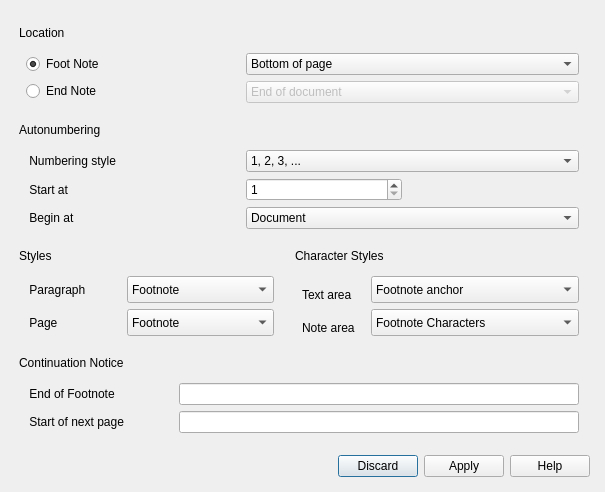
<?xml version="1.0" encoding="UTF-8"?>
<ui version="4.0">
 <class>NotesConfigurationDialog</class>
 <widget class="QDialog" name="NotesConfigurationDialog">
  <property name="geometry">
   <rect>
    <x>0</x>
    <y>0</y>
    <width>605</width>
    <height>492</height>
   </rect>
  </property>
  <property name="minimumSize">
   <size>
    <width>605</width>
    <height>492</height>
   </size>
  </property>
  <property name="font">
   <font>
    <pointsize>9</pointsize>
   </font>
  </property>
  <property name="windowTitle">
   <string>Footnotes/Endnotes Settings</string>
  </property>
  <property name="sizeGripEnabled">
   <bool>false</bool>
  </property>
  <property name="modal">
   <bool>false</bool>
  </property>
  <layout class="QHBoxLayout" name="horizontalLayout_6">
   <property name="sizeConstraint">
    <enum>QLayout::SetMinimumSize</enum>
   </property>
   <item>
    <layout class="QVBoxLayout" name="verticalLayout_3">
     <property name="sizeConstraint">
      <enum>QLayout::SetDefaultConstraint</enum>
     </property>
     <property name="leftMargin">
      <number>4</number>
     </property>
     <property name="topMargin">
      <number>12</number>
     </property>
     <property name="rightMargin">
      <number>4</number>
     </property>
     <property name="bottomMargin">
      <number>4</number>
     </property>
     <item>
      <widget class="QDockWidget" name="dockWidget">
       <property name="features">
        <set>QDockWidget::DockWidgetMovable</set>
       </property>
       <property name="windowTitle">
        <string>Location</string>
       </property>
       <widget class="QWidget" name="dockWidgetContents_2">
        <layout class="QHBoxLayout" name="horizontalLayout_8">
         <item>
          <layout class="QVBoxLayout" name="verticalLayout_5">
           <item>
            <widget class="QRadioButton" name="footnote">
             <property name="text">
              <string>Foot Note</string>
             </property>
             <property name="checked">
              <bool>true</bool>
             </property>
            </widget>
           </item>
           <item>
            <widget class="QRadioButton" name="endnote">
             <property name="text">
              <string>End Note</string>
             </property>
            </widget>
           </item>
          </layout>
         </item>
         <item>
          <layout class="QVBoxLayout" name="verticalLayout_4">
           <item>
            <widget class="QComboBox" name="location_footnote">
             <property name="sizePolicy">
              <sizepolicy hsizetype="Minimum" vsizetype="Fixed">
               <horstretch>0</horstretch>
               <verstretch>0</verstretch>
              </sizepolicy>
             </property>
             <property name="minimumSize">
              <size>
               <width>333</width>
               <height>0</height>
              </size>
             </property>
             <item>
              <property name="text">
               <string>Bottom of page</string>
              </property>
             </item>
             <item>
              <property name="text">
               <string>Below text</string>
              </property>
             </item>
            </widget>
           </item>
           <item>
            <widget class="QComboBox" name="location_endnote">
             <property name="enabled">
              <bool>false</bool>
             </property>
             <item>
              <property name="text">
               <string>End of document</string>
              </property>
             </item>
             <item>
              <property name="text">
               <string>End of section</string>
              </property>
             </item>
            </widget>
           </item>
          </layout>
         </item>
        </layout>
        <zorder></zorder>
        <zorder></zorder>
       </widget>
      </widget>
     </item>
     <item>
      <widget class="QDockWidget" name="dockWidget_2">
       <property name="features">
        <set>QDockWidget::DockWidgetMovable</set>
       </property>
       <property name="windowTitle">
        <string>Autonumbering</string>
       </property>
       <widget class="QWidget" name="dockWidgetContents_3">
        <layout class="QHBoxLayout" name="horizontalLayout_2">
         <item>
          <layout class="QVBoxLayout" name="verticalLayout_6">
           <item>
            <widget class="QLabel" name="numStyle">
             <property name="text">
              <string> Numbering style</string>
             </property>
            </widget>
           </item>
           <item>
            <widget class="QLabel" name="startAt">
             <property name="text">
              <string> Start at </string>
             </property>
            </widget>
           </item>
           <item>
            <widget class="QLabel" name="beginAt">
             <property name="text">
              <string> Begin at </string>
             </property>
            </widget>
           </item>
          </layout>
         </item>
         <item>
          <layout class="QVBoxLayout" name="verticalLayout_7">
           <item>
            <widget class="QComboBox" name="numStyleCombo">
             <property name="sizePolicy">
              <sizepolicy hsizetype="Minimum" vsizetype="Fixed">
               <horstretch>0</horstretch>
               <verstretch>0</verstretch>
              </sizepolicy>
             </property>
             <property name="minimumSize">
              <size>
               <width>333</width>
               <height>0</height>
              </size>
             </property>
             <item>
              <property name="text">
               <string>1, 2, 3, ...</string>
              </property>
             </item>
             <item>
              <property name="text">
               <string>a, b, c, ...</string>
              </property>
             </item>
             <item>
              <property name="text">
               <string>A, B, C, ...</string>
              </property>
             </item>
             <item>
              <property name="text">
               <string>i, ii, iii, ...</string>
              </property>
             </item>
             <item>
              <property name="text">
               <string>I,II,III, ...</string>
              </property>
             </item>
            </widget>
           </item>
           <item>
            <layout class="QHBoxLayout" name="horizontalLayout_3">
             <item>
              <widget class="QSpinBox" name="startAtSpinBox">
               <property name="minimum">
                <number>1</number>
               </property>
               <property name="maximum">
                <number>9999</number>
               </property>
              </widget>
             </item>
             <item>
              <spacer name="horizontalSpacer">
               <property name="orientation">
                <enum>Qt::Horizontal</enum>
               </property>
               <property name="sizeType">
                <enum>QSizePolicy::Maximum</enum>
               </property>
               <property name="sizeHint" stdset="0">
                <size>
                 <width>177</width>
                 <height>20</height>
                </size>
               </property>
              </spacer>
             </item>
            </layout>
           </item>
           <item>
            <widget class="QComboBox" name="beginAtCombo">
             <item>
              <property name="text">
               <string>Document</string>
              </property>
             </item>
             <item>
              <property name="text">
               <string>Page</string>
              </property>
             </item>
             <item>
              <property name="text">
               <string>Chapter</string>
              </property>
             </item>
            </widget>
           </item>
          </layout>
         </item>
        </layout>
       </widget>
      </widget>
     </item>
     <item>
      <layout class="QHBoxLayout" name="horizontalLayout_4">
       <item>
        <widget class="QDockWidget" name="dockWidget_3">
         <property name="features">
          <set>QDockWidget::DockWidgetMovable</set>
         </property>
         <property name="windowTitle">
          <string>Styles</string>
         </property>
         <widget class="QWidget" name="dockWidgetContents_4">
          <layout class="QHBoxLayout" name="horizontalLayout">
           <item>
            <layout class="QVBoxLayout" name="verticalLayout">
             <item>
              <widget class="QLabel" name="paragraph">
               <property name="sizePolicy">
                <sizepolicy hsizetype="Preferred" vsizetype="Minimum">
                 <horstretch>0</horstretch>
                 <verstretch>0</verstretch>
                </sizepolicy>
               </property>
               <property name="minimumSize">
                <size>
                 <width>0</width>
                 <height>0</height>
                </size>
               </property>
               <property name="text">
                <string> Paragraph </string>
               </property>
              </widget>
             </item>
             <item>
              <widget class="QLabel" name="page">
               <property name="text">
                <string> Page</string>
               </property>
              </widget>
             </item>
            </layout>
           </item>
           <item>
            <layout class="QVBoxLayout" name="verticalLayout_8">
             <item>
              <widget class="QComboBox" name="paragraphCombo">
               <property name="sizePolicy">
                <sizepolicy hsizetype="Minimum" vsizetype="Fixed">
                 <horstretch>0</horstretch>
                 <verstretch>0</verstretch>
                </sizepolicy>
               </property>
               <property name="minimumSize">
                <size>
                 <width>147</width>
                 <height>27</height>
                </size>
               </property>
               <property name="currentIndex">
                <number>7</number>
               </property>
               <item>
                <property name="text">
                 <string>Addressee</string>
                </property>
               </item>
               <item>
                <property name="text">
                 <string>Caption</string>
                </property>
               </item>
               <item>
                <property name="text">
                 <string>Drawing</string>
                </property>
               </item>
               <item>
                <property name="text">
                 <string>Endnote</string>
                </property>
               </item>
               <item>
                <property name="text">
                 <string>Footer</string>
                </property>
               </item>
               <item>
                <property name="text">
                 <string>Footer left</string>
                </property>
               </item>
               <item>
                <property name="text">
                 <string>Footer right</string>
                </property>
               </item>
               <item>
                <property name="text">
                 <string>Footnote</string>
                </property>
               </item>
               <item>
                <property name="text">
                 <string>Frame contents</string>
                </property>
               </item>
               <item>
                <property name="text">
                 <string>Header</string>
                </property>
               </item>
               <item>
                <property name="text">
                 <string>Header left</string>
                </property>
               </item>
               <item>
                <property name="text">
                 <string>Header right</string>
                </property>
               </item>
               <item>
                <property name="text">
                 <string>Illustration</string>
                </property>
               </item>
               <item>
                <property name="text">
                 <string>Sender</string>
                </property>
               </item>
               <item>
                <property name="text">
                 <string>Table</string>
                </property>
               </item>
               <item>
                <property name="text">
                 <string>Table of contents</string>
                </property>
               </item>
               <item>
                <property name="text">
                 <string>Table Heading</string>
                </property>
               </item>
               <item>
                <property name="text">
                 <string>Text</string>
                </property>
               </item>
              </widget>
             </item>
             <item>
              <widget class="QComboBox" name="pageCombo">
               <property name="sizePolicy">
                <sizepolicy hsizetype="Minimum" vsizetype="Fixed">
                 <horstretch>0</horstretch>
                 <verstretch>0</verstretch>
                </sizepolicy>
               </property>
               <property name="minimumSize">
                <size>
                 <width>0</width>
                 <height>27</height>
                </size>
               </property>
               <property name="currentIndex">
                <number>7</number>
               </property>
               <item>
                <property name="text">
                 <string>Default</string>
                </property>
               </item>
               <item>
                <property name="text">
                 <string>First page</string>
                </property>
               </item>
               <item>
                <property name="text">
                 <string>Left page</string>
                </property>
               </item>
               <item>
                <property name="text">
                 <string>Right page</string>
                </property>
               </item>
               <item>
                <property name="text">
                 <string>Envelope</string>
                </property>
               </item>
               <item>
                <property name="text">
                 <string>Index</string>
                </property>
               </item>
               <item>
                <property name="text">
                 <string>HTML</string>
                </property>
               </item>
               <item>
                <property name="text">
                 <string>Footnote</string>
                </property>
               </item>
               <item>
                <property name="text">
                 <string>Endnote</string>
                </property>
               </item>
               <item>
                <property name="text">
                 <string>Landscape</string>
                </property>
               </item>
              </widget>
             </item>
            </layout>
           </item>
          </layout>
         </widget>
        </widget>
       </item>
       <item>
        <widget class="QDockWidget" name="dockWidget_4">
         <property name="features">
          <set>QDockWidget::DockWidgetMovable</set>
         </property>
         <property name="windowTitle">
          <string>Character Styles</string>
         </property>
         <widget class="QWidget" name="dockWidgetContents_5">
          <layout class="QHBoxLayout" name="horizontalLayout_7">
           <item>
            <layout class="QVBoxLayout" name="verticalLayout_9">
             <item>
              <widget class="QLabel" name="textarea">
               <property name="sizePolicy">
                <sizepolicy hsizetype="Minimum" vsizetype="Minimum">
                 <horstretch>0</horstretch>
                 <verstretch>0</verstretch>
                </sizepolicy>
               </property>
               <property name="minimumSize">
                <size>
                 <width>0</width>
                 <height>37</height>
                </size>
               </property>
               <property name="text">
                <string>Text area </string>
               </property>
              </widget>
             </item>
             <item>
              <widget class="QLabel" name="notearea">
               <property name="text">
                <string>Note area   </string>
               </property>
              </widget>
             </item>
            </layout>
           </item>
           <item>
            <layout class="QVBoxLayout" name="verticalLayout_10">
             <item>
              <widget class="QComboBox" name="textareaCombo">
               <property name="sizePolicy">
                <sizepolicy hsizetype="Minimum" vsizetype="Fixed">
                 <horstretch>0</horstretch>
                 <verstretch>0</verstretch>
                </sizepolicy>
               </property>
               <property name="minimumSize">
                <size>
                 <width>208</width>
                 <height>27</height>
                </size>
               </property>
               <property name="currentIndex">
                <number>8</number>
               </property>
               <item>
                <property name="text">
                 <string>Bullets</string>
                </property>
               </item>
               <item>
                <property name="text">
                 <string>Caption Characters</string>
                </property>
               </item>
               <item>
                <property name="text">
                 <string>Definition</string>
                </property>
               </item>
               <item>
                <property name="text">
                 <string>Drop Caps</string>
                </property>
               </item>
               <item>
                <property name="text">
                 <string>Emphasis</string>
                </property>
               </item>
               <item>
                <property name="text">
                 <string>Endnote anchor</string>
                </property>
               </item>
               <item>
                <property name="text">
                 <string>Endnote Characters</string>
                </property>
               </item>
               <item>
                <property name="text">
                 <string>Example</string>
                </property>
               </item>
               <item>
                <property name="text">
                 <string>Footnote anchor</string>
                </property>
               </item>
               <item>
                <property name="text">
                 <string>Footnote Characters</string>
                </property>
               </item>
               <item>
                <property name="text">
                 <string>Index Link</string>
                </property>
               </item>
               <item>
                <property name="text">
                 <string>Internet Link</string>
                </property>
               </item>
               <item>
                <property name="text">
                 <string>Line numbering</string>
                </property>
               </item>
               <item>
                <property name="text">
                 <string>Main index entry</string>
                </property>
               </item>
               <item>
                <property name="text">
                 <string>Numbering Symbols</string>
                </property>
               </item>
               <item>
                <property name="text">
                 <string>Page Number</string>
                </property>
               </item>
               <item>
                <property name="text">
                 <string>Placeholder</string>
                </property>
               </item>
               <item>
                <property name="text">
                 <string>Quotation</string>
                </property>
               </item>
               <item>
                <property name="text">
                 <string>Rubies</string>
                </property>
               </item>
               <item>
                <property name="text">
                 <string>Source Text</string>
                </property>
               </item>
               <item>
                <property name="text">
                 <string>Strong Emphasis</string>
                </property>
               </item>
               <item>
                <property name="text">
                 <string>Teletype</string>
                </property>
               </item>
               <item>
                <property name="text">
                 <string>User Entry</string>
                </property>
               </item>
               <item>
                <property name="text">
                 <string>Variable</string>
                </property>
               </item>
               <item>
                <property name="text">
                 <string>Vertical Numbering Symbols</string>
                </property>
               </item>
               <item>
                <property name="text">
                 <string>Visited Internet Link</string>
                </property>
               </item>
              </widget>
             </item>
             <item>
              <widget class="QComboBox" name="noteareaCombo">
               <property name="sizePolicy">
                <sizepolicy hsizetype="Minimum" vsizetype="Fixed">
                 <horstretch>0</horstretch>
                 <verstretch>0</verstretch>
                </sizepolicy>
               </property>
               <property name="minimumSize">
                <size>
                 <width>199</width>
                 <height>27</height>
                </size>
               </property>
               <property name="currentIndex">
                <number>9</number>
               </property>
               <item>
                <property name="text">
                 <string>Bullets</string>
                </property>
               </item>
               <item>
                <property name="text">
                 <string>Caption Characters</string>
                </property>
               </item>
               <item>
                <property name="text">
                 <string>Definition</string>
                </property>
               </item>
               <item>
                <property name="text">
                 <string>Drop Caps</string>
                </property>
               </item>
               <item>
                <property name="text">
                 <string>Emphasis</string>
                </property>
               </item>
               <item>
                <property name="text">
                 <string>Endnote anchor</string>
                </property>
               </item>
               <item>
                <property name="text">
                 <string>Endnote Characters</string>
                </property>
               </item>
               <item>
                <property name="text">
                 <string>Example</string>
                </property>
               </item>
               <item>
                <property name="text">
                 <string>Footnote anchor</string>
                </property>
               </item>
               <item>
                <property name="text">
                 <string>Footnote Characters</string>
                </property>
               </item>
               <item>
                <property name="text">
                 <string>Index Link</string>
                </property>
               </item>
               <item>
                <property name="text">
                 <string>Internet Link</string>
                </property>
               </item>
               <item>
                <property name="text">
                 <string>Line numbering</string>
                </property>
               </item>
               <item>
                <property name="text">
                 <string>Main index entry</string>
                </property>
               </item>
               <item>
                <property name="text">
                 <string>Numbering Symbols</string>
                </property>
               </item>
               <item>
                <property name="text">
                 <string>Page Number</string>
                </property>
               </item>
               <item>
                <property name="text">
                 <string>Placeholder</string>
                </property>
               </item>
               <item>
                <property name="text">
                 <string>Quotation</string>
                </property>
               </item>
               <item>
                <property name="text">
                 <string>Rubies</string>
                </property>
               </item>
               <item>
                <property name="text">
                 <string>Source Text</string>
                </property>
               </item>
               <item>
                <property name="text">
                 <string>Strong Emphasis</string>
                </property>
               </item>
               <item>
                <property name="text">
                 <string>Teletype</string>
                </property>
               </item>
               <item>
                <property name="text">
                 <string>User Entry</string>
                </property>
               </item>
               <item>
                <property name="text">
                 <string>Variable</string>
                </property>
               </item>
               <item>
                <property name="text">
                 <string>Vertical Numbering Symbols</string>
                </property>
               </item>
               <item>
                <property name="text">
                 <string>Visited Internet Link</string>
                </property>
               </item>
              </widget>
             </item>
            </layout>
           </item>
          </layout>
         </widget>
        </widget>
       </item>
      </layout>
     </item>
     <item>
      <widget class="QDockWidget" name="dockWidget_5">
       <property name="features">
        <set>QDockWidget::DockWidgetMovable</set>
       </property>
       <property name="windowTitle">
        <string>Continuation Notice</string>
       </property>
       <widget class="QWidget" name="dockWidgetContents_6">
        <layout class="QHBoxLayout" name="horizontalLayout_9">
         <item>
          <layout class="QVBoxLayout" name="verticalLayout_11">
           <item>
            <widget class="QLabel" name="cont1">
             <property name="text">
              <string> End of Footnote </string>
             </property>
            </widget>
           </item>
           <item>
            <widget class="QLabel" name="cont2">
             <property name="text">
              <string> Start of next page </string>
             </property>
            </widget>
           </item>
          </layout>
         </item>
         <item>
          <spacer name="horizontalSpacer_2">
           <property name="orientation">
            <enum>Qt::Horizontal</enum>
           </property>
           <property name="sizeType">
            <enum>QSizePolicy::Minimum</enum>
           </property>
           <property name="sizeHint" stdset="0">
            <size>
             <width>45</width>
             <height>20</height>
            </size>
           </property>
          </spacer>
         </item>
         <item>
          <layout class="QVBoxLayout" name="verticalLayout_12">
           <item>
            <widget class="QLineEdit" name="endlineEdit"/>
           </item>
           <item>
            <widget class="QLineEdit" name="startlineEdit"/>
           </item>
          </layout>
         </item>
        </layout>
       </widget>
      </widget>
     </item>
     <item>
      <spacer name="verticalSpacer">
       <property name="orientation">
        <enum>Qt::Vertical</enum>
       </property>
       <property name="sizeType">
        <enum>QSizePolicy::Expanding</enum>
       </property>
       <property name="sizeHint" stdset="0">
        <size>
         <width>20</width>
         <height>100</height>
        </size>
       </property>
      </spacer>
     </item>
     <item>
      <widget class="QDialogButtonBox" name="buttonBox">
       <property name="standardButtons">
        <set>QDialogButtonBox::Apply|QDialogButtonBox::Discard|QDialogButtonBox::Help</set>
       </property>
      </widget>
     </item>
    </layout>
   </item>
  </layout>
 </widget>
 <layoutdefault spacing="6" margin="11"/>
 <resources/>
 <connections/>
</ui>
